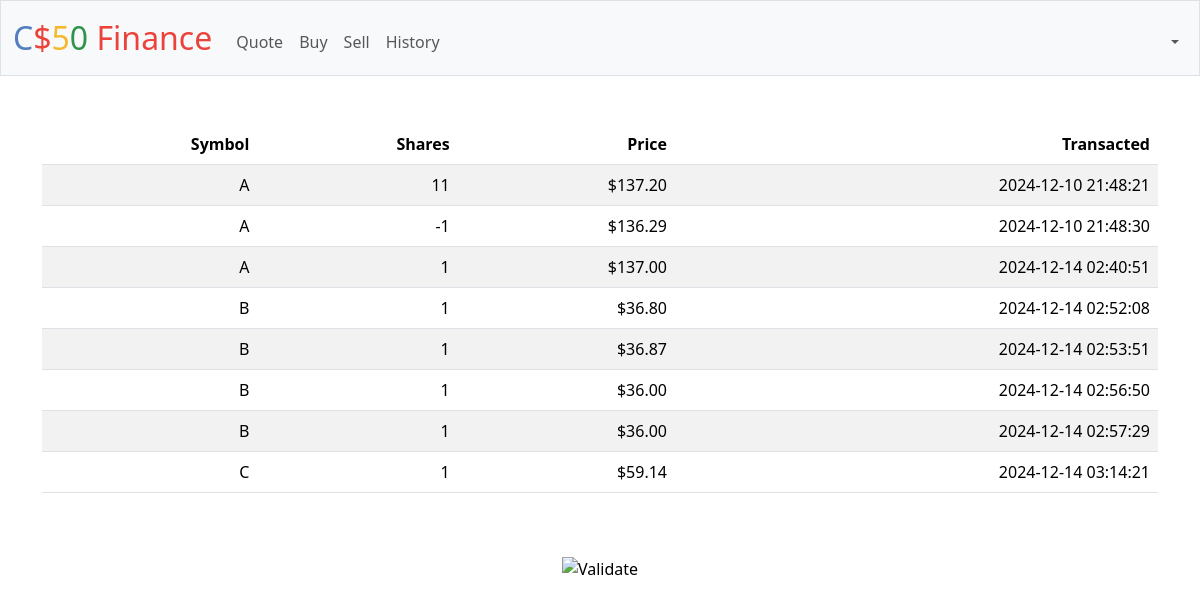
/history (signed in), run on the app's committed database.
### tables this page shows
CREATE TABLE "history" ('id' INTEGER PRIMARY KEY AUTOINCREMENT NOT NULL,'user_id' INTEGER, 'symbol' TEXT, 'amount' REAL, 'date'  DATETIME DEFAULT CURRENT_TIMESTAMP  ,'share_price' REAL, 'total_price' REAL);

### app.py (the view)
@app.route("/history")
@login_required
def history():
    return render_template("history.html", history=get_history(session))

### app.py (called while the page is built)
@app.after_request
def after_request(response):
    response.headers["Cache-Control"] = "no-cache, no-store, must-revalidate"
    response.headers["Expires"] = 0
    response.headers["Pragma"] = "no-cache"
    return response

### helpers.py (called while the page is built)
def login_required(f):
    @wraps(f)
    def decorated_function(*args, **kwargs):
        if session.get("user_id") is None:
            return redirect("/login")
        return f(*args, **kwargs)
    return decorated_function

def usd(value):
    return f"${value:,.2f}"

def get_history(session):
    return DB.execute("SELECT * FROM history WHERE user_id == ?", session["user_id"])

### templates/history.html (shortened to what this page needs)
{% extends "layout.html" %}
{% block main %}
    <div class="section">
        <table class="table table-striped">
            <thead>
                <tr>
                    <th>Symbol</th>
                    <th>Shares</th>
                    <th>Price</th>
                    <th>Transacted</th>
                </tr>
            </thead>
            <tbody>
                {% for row in history %}
                    <tr>
                        <td>{{ row.symbol }}</td>
                        <td>{{ row.amount | int}}</td>
                        <td>{{ row.share_price | usd }}</td>
                        <td>{{ row.date }}</td>
                    </tr>
                {% endfor %}
            </tbody>
        </table>
    </div>
{% endblock %}

### templates/layout.html (shortened to what this page needs)
<!DOCTYPE html>
<html lang="en">
    <head>
        <link href="https://cdn.jsdelivr.net/npm/bootstrap@5.3.3/dist/css/bootstrap.min.css" rel="stylesheet">
        <link href="/static/styles.css" rel="stylesheet">
    </head>
    <body>
        <nav class="bg-light border navbar navbar-expand-md navbar-light">
            <div class="container-fluid">
                <a class="navbar-brand" href="/"><span class="blue">C</span><span class="red">$</span><span class="yellow">5</span><span class="green">0</span> <span class="red">Finance</span></a>
                <div class="collapse navbar-collapse" id="navbar">
                    {% if session["user_id"] %}
                        <ul class="navbar-nav me-auto mt-2">
                            <li class="nav-item"><a class="nav-link" href="/quote">Quote</a></li>
                            <li class="nav-item"><a class="nav-link" href="/buy">Buy</a></li>
                            <li class="nav-item"><a class="nav-link" href="/sell">Sell</a></li>
                            <li class="nav-item"><a class="nav-link" href="/history">History</a></li>
                        </ul>
                        <ul class="navbar-nav ms-auto mt-2">
                            <li class="nav-item dropdown">
                                <a class="nav-link dropdown-toggle" data-bs-toggle="dropdown" href="#" role="button" aria-expanded="false">{{ user_name }}</a>
                            </li>
                        </ul>
                    {% else %}
                        <ul class="navbar-nav ms-auto mt-2">
                            <li class="nav-item"><a class="nav-link" href="/register">Register</a></li>
                            <li class="nav-item"><a class="nav-link" href="/login">Log In</a></li>
                        </ul>
                    {% endif %}
                </div>
            </div>
        </nav>
        <main class="container py-5 text-center">
            {% block main %}{% endblock %}
        </main>
        <footer class="mb-5">
            <form action="https://validator.w3.org/check" class="text-center" enctype="multipart/form-data" method="post" target="_blank">
                <input alt="Validate" src="/static/I_heart_validator.png" type="image">
            </form>
        </footer>
    </body>
</html>

### static/styles.css (style rules this page uses)
nav .navbar-brand { font-size: xx-large; }
nav .navbar-brand .blue { color: #537fbe; }
nav .navbar-brand .red { color: #ea433b; }
nav .navbar-brand .yellow { color: #f5b82e; }
nav .navbar-brand .green { color: #2e944b; }
table { text-align: right; }

### data on the page
history: symbol "A", amount "11", share_price "$137.20", date "2024-12-10 21:48:21"
history: symbol "A", amount "-1", share_price "$136.29", date "2024-12-10 21:48:30"
history: symbol "A", amount "1", share_price "$137.00", date "2024-12-14 02:40:51"
history: symbol "B", amount "1", share_price "$36.80", date "2024-12-14 02:52:08"
history: symbol "B", amount "1", share_price "$36.87", date "2024-12-14 02:53:51"
history: symbol "B", amount "1", share_price "$36.00", date "2024-12-14 02:56:50"
history: symbol "B", amount "1", share_price "$36.00", date "2024-12-14 02:57:29"
history: symbol "C", amount "1", share_price "$59.14", date "2024-12-14 03:14:21"
